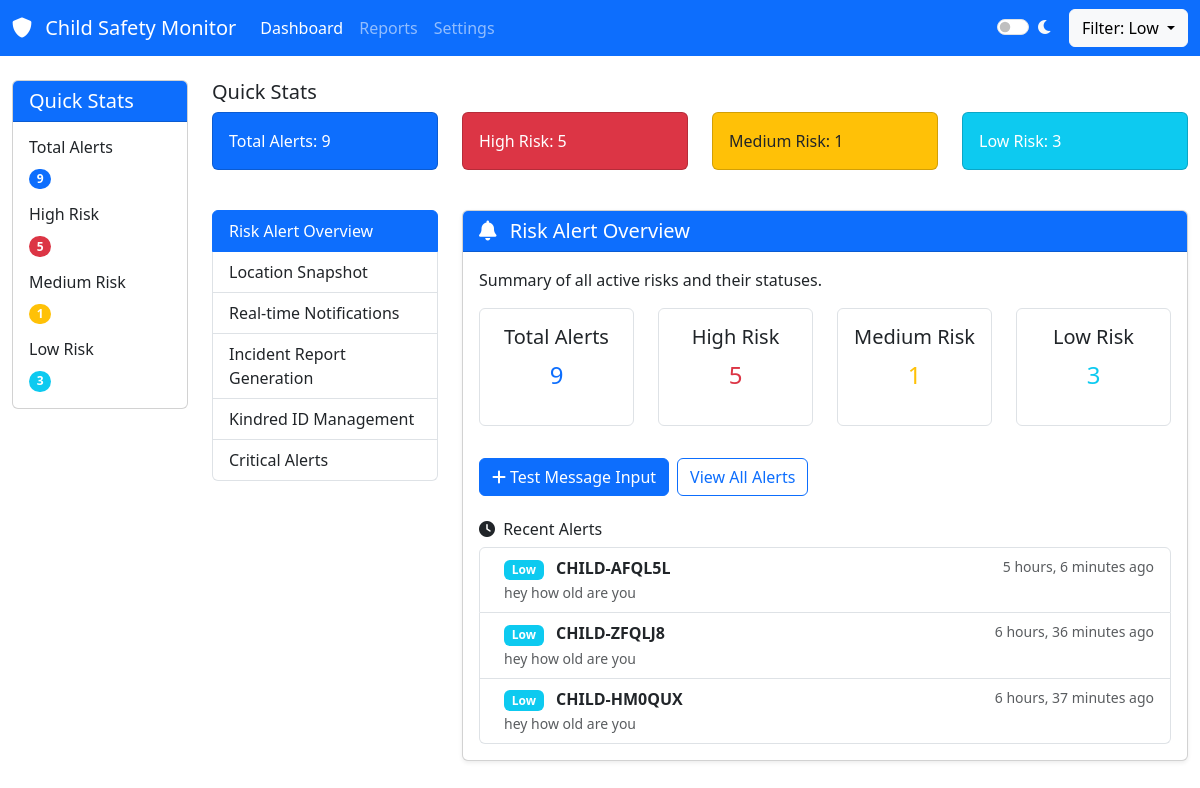
Page /dashboard/?risk=low on the committed database.
### api/models.py (models this page shows, shortened)
class Alert(models.Model):
    RISK_LEVELS = [
        ('safe', 'Safe'),
        ('low', 'Low Risk'),
        ('medium', 'Medium Risk'),
        ('high', 'High Risk'),
    ]
    device = models.ForeignKey(Device, on_delete=models.CASCADE)
    excerpt = models.TextField()
    score = models.IntegerField()
    risk_level = models.CharField(max_length=10, choices=RISK_LEVELS, default='safe')
    acknowledged = models.BooleanField(default=False)
    timestamp = models.DateTimeField(auto_now_add=True)
    def get_risk_level(self):
        if self.score >= 7:
            return 'high'
        elif self.score >= 4:
            return 'medium'
        elif self.score >= 1:
            return 'low'
        else:
            return 'safe'

class Device(models.Model):
    kindred_id = models.CharField(max_length=255, unique=True)
    last_heartbeat = models.DateTimeField(null=True, blank=True)
    owner_parent_id = models.CharField(max_length=255)
    location_tracking_enabled = models.BooleanField(default=False)

### api/views.py (the view)
# urls.py: path('dashboard/', views.dashboard, name='dashboard'),
def dashboard(request):
    risk_filter = request.GET.get('risk', 'all')
    alerts = Alert.objects.all().order_by('-timestamp')
    if risk_filter == 'high':
        alerts = alerts.filter(score__gte=7)
    elif risk_filter == 'medium':
        alerts = alerts.filter(score__gte=4, score__lt=7)
    elif risk_filter == 'low':
        alerts = alerts.filter(score__gte=1, score__lt=4)
    paginator = Paginator(alerts, 10)
    page_number = request.GET.get('page')
    page_obj = paginator.get_page(page_number)
    critical_alerts = Alert.objects.filter(score__gte=7).order_by('-timestamp')
    total_alerts = Alert.objects.count()
    high_risk_count = Alert.objects.filter(score__gte=7).count()
    medium_risk_count = Alert.objects.filter(score__gte=4, score__lt=7).count()
    low_risk_count = Alert.objects.filter(score__gte=1, score__lt=4).count()
    recent_locations = Location.objects.all().order_by('-timestamp')[:10]
    context = {
        'page_obj': page_obj,
        'critical_alerts': critical_alerts,
        'risk_filter': risk_filter,
        'total_alerts': total_alerts,
        'high_risk_count': high_risk_count,
        'medium_risk_count': medium_risk_count,
        'low_risk_count': low_risk_count,
        'recent_locations': recent_locations,
    }
    return render(request, 'dashboard.html', context)

### templates/dashboard.html (shortened to what this page needs)
{% load static %}
<!DOCTYPE html>
<html lang="en">
<head>
    <link href="https://cdn.jsdelivr.net/npm/bootstrap@5.3.0-alpha1/dist/css/bootstrap.min.css" rel="stylesheet">
    <link rel="stylesheet" href="{% static 'css/style_d.css' %}">
    <link rel="stylesheet" href="https://cdnjs.cloudflare.com/ajax/libs/font-awesome/6.0.0/css/all.min.css">
</head>
<body>
    <nav class="navbar navbar-expand-lg navbar-dark bg-primary">
        <div class="container-fluid">
            <a class="navbar-brand" href="#">
                <i class="fas fa-shield-alt me-2"></i>
                Child Safety Monitor
            </a>
            <div class="collapse navbar-collapse" id="navbarNav">
                <ul class="navbar-nav me-auto">
                    <li class="nav-item">
                        <a class="nav-link active" href="#">Dashboard</a>
                    </li>
                    <li class="nav-item">
                        <a class="nav-link" href="#">Reports</a>
                    </li>
                    <li class="nav-item">
                        <a class="nav-link" href="#">Settings</a>
                    </li>
                </ul>
                <div class="d-flex align-items-center">
                    <div class="form-check form-switch me-3 text-light">
                        <input class="form-check-input" type="checkbox" id="darkModeToggle">
                        <label class="form-check-label" for="darkModeToggle">
                            <i class="fas fa-moon"></i>
                        </label>
                    </div>
                    <div class="dropdown">
                        <button class="btn btn-light dropdown-toggle" type="button" id="filterDropdown"
                            data-bs-toggle="dropdown">
                            Filter: {{ risk_filter|title }}
                        </button>
                    </div>
                </div>
            </div>
        </div>
    </nav>
    <div class="container-fluid mt-4">
        <div class="row">
            <div class="col-lg-2 d-none d-lg-block sidebar">
                <div class="card">
                    <div class="card-header bg-primary text-white">
                        <h5 class="mb-0">Quick Stats</h5>
                    </div>
                    <div class="card-body">
                        <div class="stat-item mb-3">
                            <h6>Total Alerts</h6>
                            <span class="badge bg-primary rounded-pill">{{ total_alerts }}</span>
                        </div>
                        <div class="stat-item mb-3">
                            <h6>High Risk</h6>
                            <span class="badge bg-danger rounded-pill">{{ high_risk_count }}</span>
                        </div>
                        <div class="stat-item mb-3">
                            <h6>Medium Risk</h6>
                            <span class="badge bg-warning rounded-pill">{{ medium_risk_count }}</span>
                        </div>
                        <div class="stat-item">
                            <h6>Low Risk</h6>
                            <span class="badge bg-info rounded-pill">{{ low_risk_count }}</span>
                        </div>
                    </div>
                </div>
            </div>
            <div class="col-lg-10 col-md-12">
                <div class="quick-stats mb-4">
                    <h5>Quick Stats</h5>
                    <div class="row">
                        <div class="col-md-3"><div class="card bg-primary text-white mb-3"><div class="card-body">Total Alerts: {{ total_alerts }}</div></div></div>
                        <div class="col-md-3"><div class="card bg-danger text-white mb-3"><div class="card-body">High Risk: {{ high_risk_count }}</div></div></div>
                        <div class="col-md-3"><div class="card bg-warning text-dark mb-3"><div class="card-body">Medium Risk: {{ medium_risk_count }}</div></div></div>
                        <div class="col-md-3"><div class="card bg-info text-white mb-3"><div class="card-body">Low Risk: {{ low_risk_count }}</div></div></div>
                    </div>
                </div>
                <div class="row mt-4">
                    <div class="col-md-3">
                        <div class="list-group" id="list-tab" role="tablist">
                            <a class="list-group-item list-group-item-action active" id="list-risk-alert-overview-list" data-bs-toggle="list" href="#list-risk-alert-overview" role="tab" aria-controls="list-risk-alert-overview">Risk Alert Overview</a>
                            <a class="list-group-item list-group-item-action" id="list-location-snapshot-list" data-bs-toggle="list" href="#list-location-snapshot" role="tab" aria-controls="list-location-snapshot">Location Snapshot</a>
                            <a class="list-group-item list-group-item-action" id="list-realtime-notifications-list" data-bs-toggle="list" href="#list-realtime-notifications" role="tab" aria-controls="list-realtime-notifications">Real-time Notifications</a>
                            <a class="list-group-item list-group-item-action" id="list-incident-report-list" data-bs-toggle="list" href="#list-incident-report" role="tab" aria-controls="list-incident-report">Incident Report Generation</a>
                            <a class="list-group-item list-group-item-action" id="list-kindred-id-list" data-bs-toggle="list" href="#list-kindred-id" role="tab" aria-controls="list-kindred-id">Kindred ID Management</a>
                            <a class="list-group-item list-group-item-action" id="list-critical-alerts-list" data-bs-toggle="list" href="#list-critical-alerts" role="tab" aria-controls="list-critical-alerts">Critical Alerts</a>
                        </div>
                    </div>
                    <div class="col-md-9">
                        <div class="tab-content" id="nav-tabContent">
                            <div class="tab-pane fade show active" id="list-risk-alert-overview" role="tabpanel" aria-labelledby="list-risk-alert-overview-list">
                                <div class="card mb-4 shadow-sm">
                                    <div class="card-header bg-primary text-white">
                                        <h5 class="mb-0">
                                            <i class="fas fa-bell me-2"></i>
                                            Risk Alert Overview
                                        </h5>
                                    </div>
                                    <div class="card-body">
                                        <p>Summary of all active risks and their statuses.</p>
                                        <div class="row text-center">
                                            <div class="col-md-3">
                                                <div class="p-3 border rounded mb-3">
                                                    <h5>Total Alerts</h5>
                                                    <p class="fs-4 text-primary">{{ total_alerts }}</p>
                                                </div>
                                            </div>
                                            <div class="col-md-3">
                                                <div class="p-3 border rounded mb-3">
                                                    <h5>High Risk</h5>
                                                    <p class="fs-4 text-danger">{{ high_risk_count }}</p>
                                                </div>
                                            </div>
                                            <div class="col-md-3">
                                                <div class="p-3 border rounded mb-3">
                                                    <h5>Medium Risk</h5>
                                                    <p class="fs-4 text-warning">{{ medium_risk_count }}</p>
                                                </div>
                                            </div>
                                            <div class="col-md-3">
                                                <div class="p-3 border rounded mb-3">
                                                    <h5>Low Risk</h5>
                                                    <p class="fs-4 text-info">{{ low_risk_count }}</p>
                                                </div>
                                            </div>
                                        </div>
                                        <div class="d-flex gap-2 mt-3">
                                            <a href="{% url 'text_input' %}" class="btn btn-primary">
                                                <i class="fas fa-plus me-1"></i>Test Message Input
                                            </a>
                                            <a href="#" class="btn btn-outline-primary">View All Alerts</a>
                                        </div>
                                        {% if page_obj %}
                                        <div class="mt-4">
                                            <h6><i class="fas fa-clock me-1"></i> Recent Alerts</h6>
                                            <div class="list-group">
                                                {% for alert in page_obj|slice:":5" %}
                                                <div class="list-group-item d-flex justify-content-between align-items-start">
                                                    <div class="ms-2 me-auto">
                                                        <div class="fw-bold">
                                                            <span class="badge
                                                                {% if alert.score >= 7 %}bg-danger
                                                                {% elif alert.score >= 4 %}bg-warning
                                                                {% elif alert.score >= 1 %}bg-info
                                                                {% else %}bg-success{% endif %} me-2">
                                                                {{ alert.get_risk_level|title }}
                                                            </span>
                                                            {{ alert.device.kindred_id }}
                                                        </div>
                                                        <small class="text-muted">{{ alert.excerpt|truncatechars:100 }}</small>
                                                    </div>
                                                    <small class="text-muted">{{ alert.timestamp|timesince }} ago</small>
                                                </div>
                                                {% endfor %}
                                            </div>
                                        </div>
                                        {% endif %}
                                    </div>
                                </div>
                            </div>
        </div>
    </div>
</body>
</html>

### static/css/style_d.css (style rules this page uses)
:root { --low-risk-color: #28a745; --medium-risk-color: #ffc107; --high-risk-color: #dc3545; --transition-speed: 0.3s; }
body { font-family: 'Segoe UI', Tahoma, Geneva, Verdana, sans-serif; transition: background-color var(--transition-speed), color var(--transition-speed); }
.sidebar .card { position: sticky; top: 1rem; }
.btn { transition: all var(--transition-speed); }

### rows in the picture
Alert: get_risk_level "Low", device.kindred_id "CHILD-AFQL5L", excerpt "hey how old are you", timestamp "5 hours, 6 minutes"
Alert: get_risk_level "Low", device.kindred_id "CHILD-ZFQLJ8", excerpt "hey how old are you", timestamp "6 hours, 36 minutes"
Alert: get_risk_level "Low", device.kindred_id "CHILD-HM0QUX", excerpt "hey how old are you", timestamp "6 hours, 37 minutes"

### other values in the picture
{{ risk_filter|title }} "Low"
{{ total_alerts }} "9"
{{ high_risk_count }} "5"
{{ medium_risk_count }} "1"
{{ low_risk_count }} "3"
